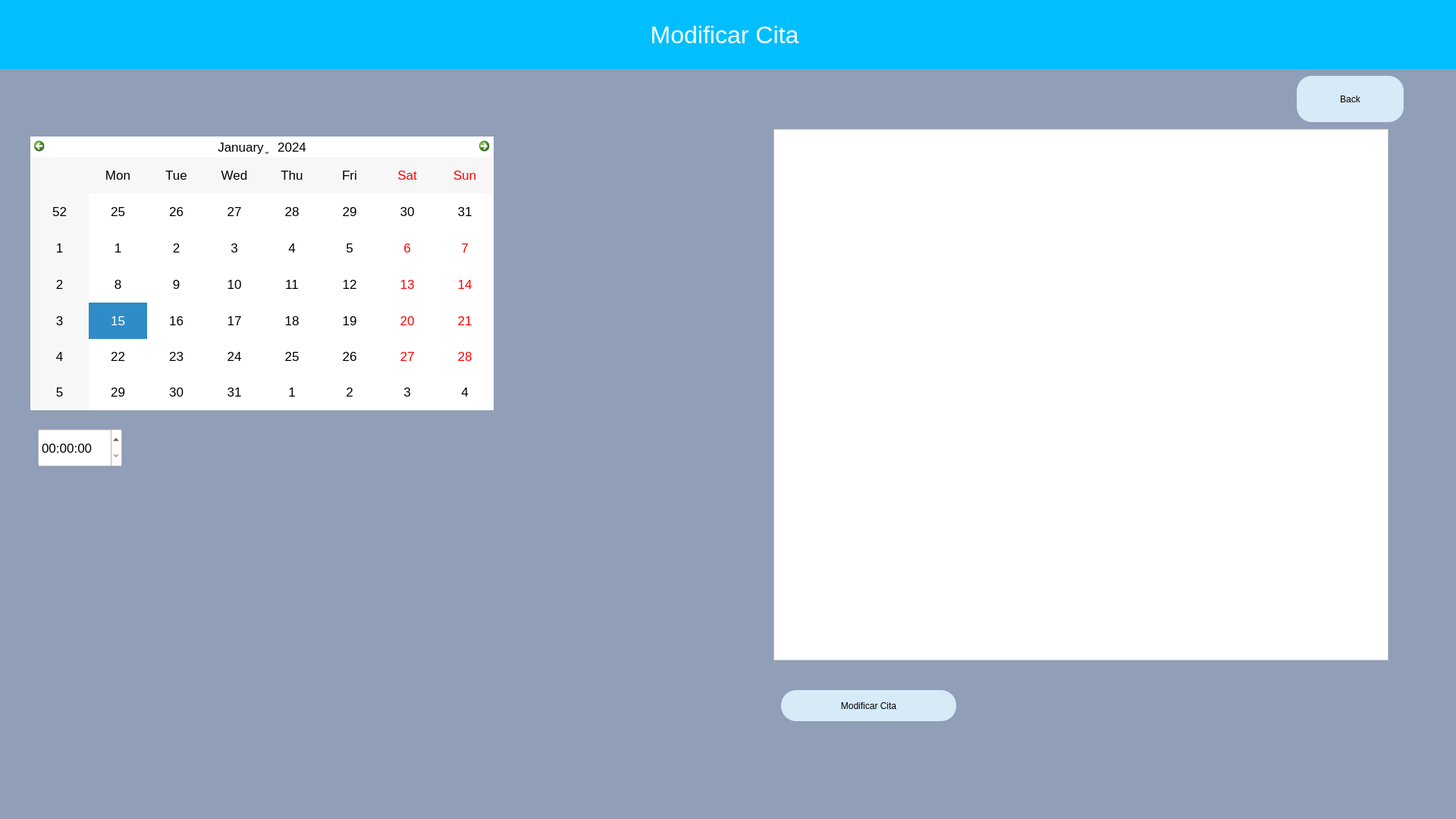
<?xml version="1.0" encoding="UTF-8"?>
<ui version="4.0">
 <class>Calendar</class>
 <widget class="QWidget" name="Calendar">
  <property name="geometry">
   <rect>
    <x>0</x>
    <y>0</y>
    <width>1920</width>
    <height>1080</height>
   </rect>
  </property>
  <property name="windowTitle">
   <string>Form</string>
  </property>
  <property name="styleSheet">
   <string notr="true">background-color:rgb(144, 158, 184);</string>
  </property>
  <widget class="QCalendarWidget" name="calendarWidget">
   <property name="geometry">
    <rect>
     <x>40</x>
     <y>180</y>
     <width>611</width>
     <height>361</height>
    </rect>
   </property>
   <property name="styleSheet">
    <string notr="true">background:white;
font: 13pt;
color:black;</string>
   </property>
  </widget>
  <widget class="QTimeEdit" name="timefield">
   <property name="geometry">
    <rect>
     <x>50</x>
     <y>565</y>
     <width>111</width>
     <height>51</height>
    </rect>
   </property>
   <property name="styleSheet">
    <string notr="true">background:white;
font: 13pt;
</string>
   </property>
  </widget>
  <widget class="QPushButton" name="BtnAddNew">
   <property name="geometry">
    <rect>
     <x>1030</x>
     <y>910</y>
     <width>231</width>
     <height>41</height>
    </rect>
   </property>
   <property name="styleSheet">
    <string notr="true">border-radius:20px;
background-color: rgb(214, 234, 248);
font: 14pt &quot;MS Shell Dlg 2&quot;;
</string>
   </property>
   <property name="text">
    <string>Modificar Cita</string>
   </property>
  </widget>
  <widget class="QPushButton" name="BtnBack">
   <property name="geometry">
    <rect>
     <x>1710</x>
     <y>100</y>
     <width>141</width>
     <height>61</height>
    </rect>
   </property>
   <property name="styleSheet">
    <string notr="true">border-radius:20px;
background-color: rgb(214, 234, 248);
font: 14pt &quot;MS Shell Dlg 2&quot;;
</string>
   </property>
   <property name="text">
    <string>Back</string>
   </property>
  </widget>
  <widget class="QLabel" name="label">
   <property name="geometry">
    <rect>
     <x>-10</x>
     <y>0</y>
     <width>1931</width>
     <height>91</height>
    </rect>
   </property>
   <property name="styleSheet">
    <string notr="true">
color:white;
font-size: 32px;
background: #01BFFF;
</string>
   </property>
   <property name="text">
    <string>Modificar Cita</string>
   </property>
   <property name="alignment">
    <set>Qt::AlignCenter</set>
   </property>
  </widget>
  <widget class="QLabel" name="lblFeedback">
   <property name="geometry">
    <rect>
     <x>1170</x>
     <y>1000</y>
     <width>681</width>
     <height>51</height>
    </rect>
   </property>
   <property name="styleSheet">
    <string notr="true">Color: green;
font:12pt;</string>
   </property>
   <property name="text">
    <string/>
   </property>
  </widget>
  <widget class="QListWidget" name="listWidget">
   <property name="geometry">
    <rect>
     <x>1020</x>
     <y>170</y>
     <width>811</width>
     <height>701</height>
    </rect>
   </property>
   <property name="styleSheet">
    <string notr="true">background: white;
</string>
   </property>
  </widget>
 </widget>
 <resources/>
 <connections/>
</ui>
